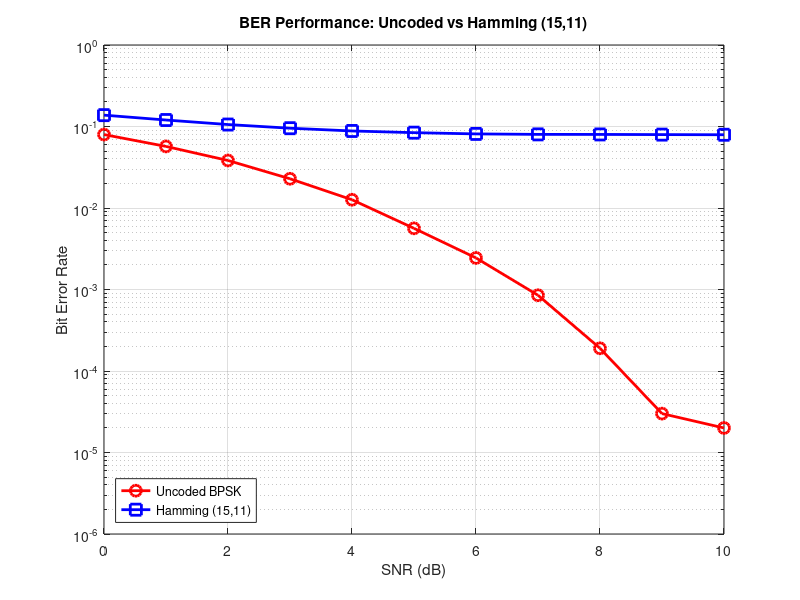

Recreate this plot in MATLAB.
%% COMS4105 Practical 2 - Exercise 4.1.1
% hamming (15,11) encoder/decoder with ber testing
% channel coding performance evaluation

clear; close all; clc;

%% hamming (15,11) parameters
n = 15; % codeword length
k = 11; % message length
t = 1;  % error correction capability

% generator matrix (systematic form)
% standard (15,11) hamming code generator
G = [1 0 0 0 0 0 0 0 0 0 0 0 1 1 1;
     0 1 0 0 0 0 0 0 0 0 0 1 0 1 1;
     0 0 1 0 0 0 0 0 0 0 0 1 1 0 1;
     0 0 0 1 0 0 0 0 0 0 0 1 1 1 0;
     0 0 0 0 1 0 0 0 0 0 0 1 1 1 1;
     0 0 0 0 0 1 0 0 0 0 0 0 1 1 1;
     0 0 0 0 0 0 1 0 0 0 0 1 0 0 1;
     0 0 0 0 0 0 0 1 0 0 0 0 1 0 1;
     0 0 0 0 0 0 0 0 1 0 0 1 1 0 0;
     0 0 0 0 0 0 0 0 0 1 0 0 1 1 0;
     0 0 0 0 0 0 0 0 0 0 1 0 0 1 1];

% parity check matrix
H = [0 1 1 1 1 0 1 0 1 0 0 1 0 0 0;
     1 0 1 1 1 1 0 1 0 1 0 0 1 0 0;
     1 1 0 1 1 1 1 0 1 0 1 0 0 1 0;
     1 1 1 0 1 1 1 1 0 1 0 0 0 0 1];

fprintf('=== Hamming (15,11) Code Parameters ===\n');
fprintf('Code length n = %d\n', n);
fprintf('Message length k = %d\n', k);
fprintf('Code rate = %.3f\n', k/n);
fprintf('Error correction capability t = %d\n', t);

%% hamming encoder function
function codeword = hamming_encode(message, G)
    % encode k-bit message to n-bit codeword
    codeword = mod(message * G, 2);
end

%% hamming decoder function  
function [decoded, error_detected] = hamming_decode(received, H, k)
    n = length(received);
    
    % calculate syndrome
    syndrome = mod(received * H', 2);
    
    % check for errors
    if sum(syndrome) == 0
        % no error detected
        decoded = received(1:k);  % extract message bits
        error_detected = 0;
    else
        % error detected, find error position
        syndrome_decimal = bi2de(syndrome, 'left-msb');
        
        if syndrome_decimal <= n
            % single error - correct it
            corrected = received;
            corrected(syndrome_decimal) = mod(corrected(syndrome_decimal) + 1, 2);
            decoded = corrected(1:k);
            error_detected = 1;
        else
            % multiple errors detected but cannot correct
            decoded = received(1:k);
            error_detected = 2;
        end
    end
end

%% ber testing system
snr_db_range = 0:1:10;  % snr range in db
num_bits = 100000;      % total bits to test
num_blocks = ceil(num_bits / k);

% storage for results
ber_uncoded = zeros(size(snr_db_range));
ber_hamming = zeros(size(snr_db_range));

fprintf('\n=== BER Testing ===\n');

for snr_idx = 1:length(snr_db_range)
    snr_db = snr_db_range(snr_idx);
    snr_linear = 10^(snr_db/10);
    noise_var = 1 / (2 * snr_linear);  % for bpsk
    
    % error counters
    errors_uncoded = 0;
    errors_hamming = 0;
    total_bits_sent = 0;
    
    for block = 1:num_blocks
        % generate random message
        message = randi([0 1], 1, k);
        
        % hamming encoding
        codeword = hamming_encode(message, G);
        
        % bpsk modulation
        tx_uncoded = 2 * message - 1;      % uncoded bpsk
        tx_coded = 2 * codeword - 1;       % coded bpsk
        
        % awgn channel
        noise_uncoded = sqrt(noise_var) * randn(1, k);
        noise_coded = sqrt(noise_var) * randn(1, n);
        
        rx_uncoded = tx_uncoded + noise_uncoded;
        rx_coded = tx_coded + noise_coded;
        
        % bpsk demodulation
        demod_uncoded = rx_uncoded > 0;
        demod_coded = rx_coded > 0;
        
        % hamming decoding
        [decoded_message, ~] = hamming_decode(demod_coded, H, k);
        
        % count errors
        errors_uncoded = errors_uncoded + sum(message ~= demod_uncoded);
        errors_hamming = errors_hamming + sum(message ~= decoded_message);
        total_bits_sent = total_bits_sent + k;
    end
    
    % calculate ber
    ber_uncoded(snr_idx) = errors_uncoded / total_bits_sent;
    ber_hamming(snr_idx) = errors_hamming / total_bits_sent;
    
    fprintf('SNR = %2d dB: Uncoded BER = %.2e, Hamming BER = %.2e\n', ...
            snr_db, ber_uncoded(snr_idx), ber_hamming(snr_idx));
end

%% plot results
figure(1);
semilogy(snr_db_range, ber_uncoded, 'r-o', 'LineWidth', 2, 'MarkerSize', 8);
hold on;
semilogy(snr_db_range, ber_hamming, 'b-s', 'LineWidth', 2, 'MarkerSize', 8);
grid on;
xlabel('SNR (dB)');
ylabel('Bit Error Rate');
title('BER Performance: Uncoded vs Hamming (15,11)');
legend('Uncoded BPSK', 'Hamming (15,11)', 'Location', 'southwest');
xlim([0 10]);
ylim([1e-6 1]);

%% analysis
fprintf('\n=== Performance Analysis ===\n');
fprintf('At SNR = 6 dB:\n');
idx_6db = find(snr_db_range == 6);
if ~isempty(idx_6db)
    coding_gain = 10*log10(ber_uncoded(idx_6db) / ber_hamming(idx_6db));
    fprintf('  Uncoded BER: %.2e\n', ber_uncoded(idx_6db));
    fprintf('  Hamming BER: %.2e\n', ber_hamming(idx_6db));
    fprintf('  Coding gain: %.1f dB\n', coding_gain);
end

fprintf('\nProblems and Benefits:\n');
fprintf('Benefits:\n');
fprintf('- Single error correction capability\n');
fprintf('- Systematic code (easy to implement)\n');
fprintf('- Significant coding gain at moderate SNR\n');
fprintf('Problems:\n');
fprintf('- Code rate penalty (11/15 = 0.733)\n');
fprintf('- Cannot correct multiple errors\n');
fprintf('- Performance degrades at very low SNR\n');

%% save results
save('exercise_4_1_1_results.mat', 'snr_db_range', 'ber_uncoded', 'ber_hamming', 'G', 'H');
saveas(gcf, 'exercise_4_1_1_ber_comparison.png');

fprintf('\nExercise 4.1.1 completed successfully!\n');